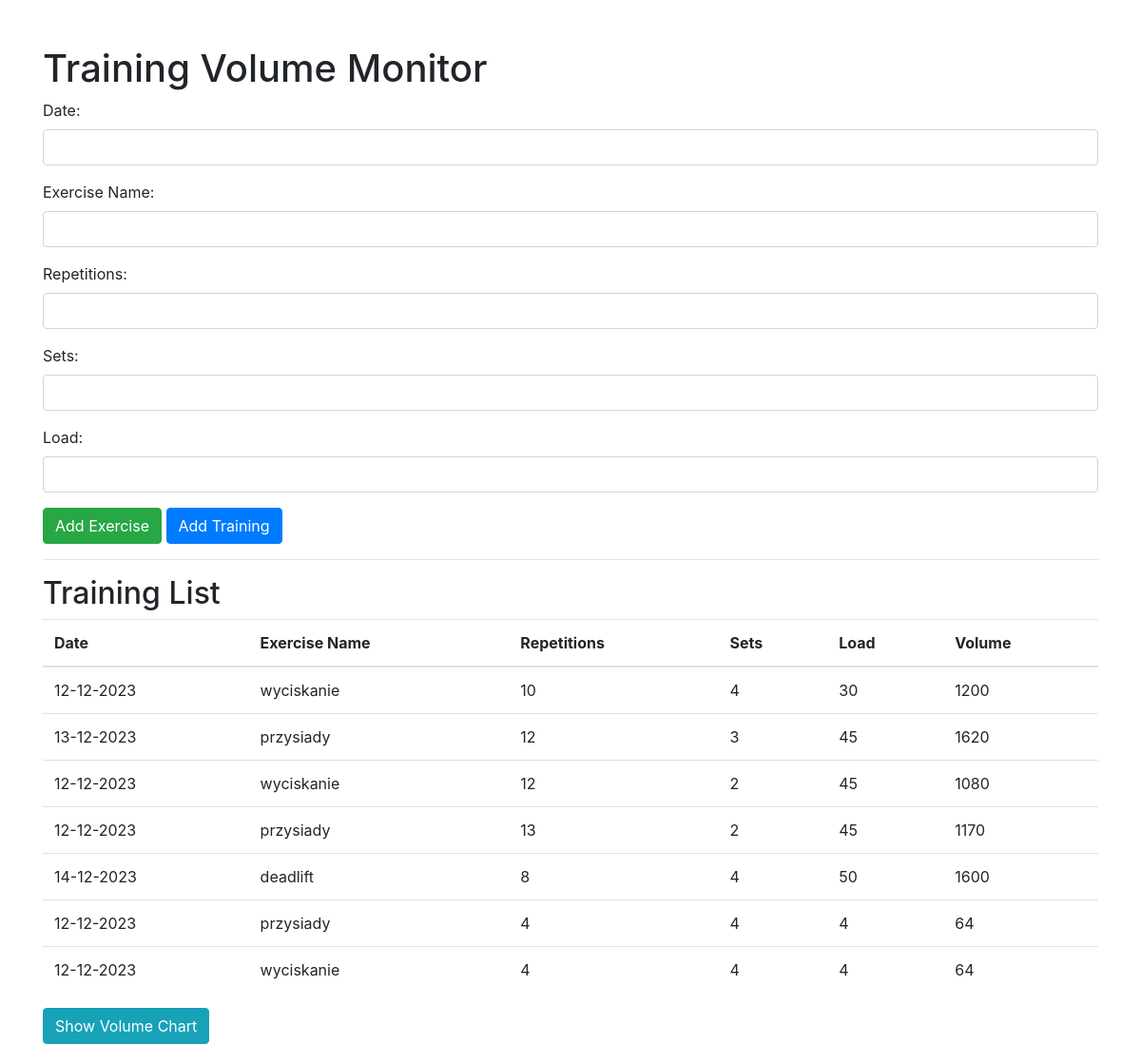
The page / on the database its author committed.
### app.py (models this page shows)
class Training(db.Model):
    id = db.Column(db.Integer, primary_key=True)
    date = db.Column(db.String(20), nullable=False)
    exercises = db.relationship('Exercise', secondary=training_exercises, backref='training', lazy='dynamic')

class Exercise(db.Model):
    id = db.Column(db.Integer, primary_key=True)
    name = db.Column(db.String(100), nullable=False)
    repetitions = db.Column(db.Integer, nullable=False)
    sets = db.Column(db.Integer, nullable=False)
    load = db.Column(db.Integer, nullable=False)
    training_id = db.Column(db.Integer, db.ForeignKey('training.id'))
    @property
    def volume(self):
        return self.repetitions * self.sets * self.load

### app.py (the view)
@app.route('/')
def index():
    trainings = Training.query.all()
    return render_template('index.html', trainings=trainings)

### templates/index.html (shortened to what this page needs)
<!DOCTYPE html>
<html lang="en">
<head>
    <link rel="stylesheet" href="https://stackpath.bootstrapcdn.com/bootstrap/4.5.2/css/bootstrap.min.css">
</head>
<body>
    <div class="container mt-5">
        <h1>Training Volume Monitor</h1>
        <form action="{{ url_for('add_training') }}" method="post" id="trainingForm">
            <div class="form-group">
                <label for="date">Date:</label>
                <input type="text" name="date" class="form-control" required>
            </div>
            <div id="exercisesContainer">
                <div class="exercise-group">
                    <div class="form-group">
                        <label for="exercise_name">Exercise Name:</label>
                        <input type="text" name="exercise_name" class="form-control" required>
                    </div>
                    <div class="form-group">
                        <label for="repetitions">Repetitions:</label>
                        <input type="number" name="repetitions" class="form-control" required>
                    </div>
                    <div class="form-group">
                        <label for="sets">Sets:</label>
                        <input type="number" name="sets" class="form-control" required>
                    </div>
                    <div class="form-group">
                        <label for="load">Load:</label>
                        <input type="number" name="load" class="form-control" required>
                    </div>
                </div>
            </div>
            <button type="button" class="btn btn-success" onclick="addExercise()">Add Exercise</button>
            <button type="submit" class="btn btn-primary">Add Training</button>
        </form>
        <hr>
        <h2>Training List</h2>
        <table class="table">
            <thead>
                <tr>
                    <th>Date</th>
                    <th>Exercise Name</th>
                    <th>Repetitions</th>
                    <th>Sets</th>
                    <th>Load</th>
                    <th>Volume</th>
                </tr>
            </thead>
            <tbody>
                {% for training in trainings %}
                    {% for exercise in training.exercises %}
                        <tr>
                            <td>{{ training.date }}</td>
                            <td>{{ exercise.name }}</td>
                            <td>{{ exercise.repetitions }}</td>
                            <td>{{ exercise.sets }}</td>
                            <td>{{ exercise.load }}</td>
                            <td>{{ exercise.volume }}</td>
                        </tr>
                    {% endfor %}
                {% endfor %}
            </tbody>
        </table>
        <a href="{{ url_for('plot') }}" class="btn btn-info">Show Volume Chart</a>
    </div>
</body>
</html>

### rows shown on the page
Training: date "12-12-2023"
Exercise: name "wyciskanie", repetitions "10", sets "4", load "30", volume "1200"
Training: date "13-12-2023"
Exercise: name "przysiady", repetitions "12", sets "3", load "45", volume "1620"
Training: date "12-12-2023"
Exercise: name "wyciskanie", repetitions "12", sets "2", load "45", volume "1080"
Exercise: name "przysiady", repetitions "13", sets "2", load "45", volume "1170"
Training: date "14-12-2023"
Exercise: name "deadlift", repetitions "8", sets "4", load "50", volume "1600"
Training: date "12-12-2023"
Exercise: name "przysiady", repetitions "4", sets "4", load "4", volume "64"
Exercise: name "wyciskanie", repetitions "4", sets "4", load "4", volume "64"
